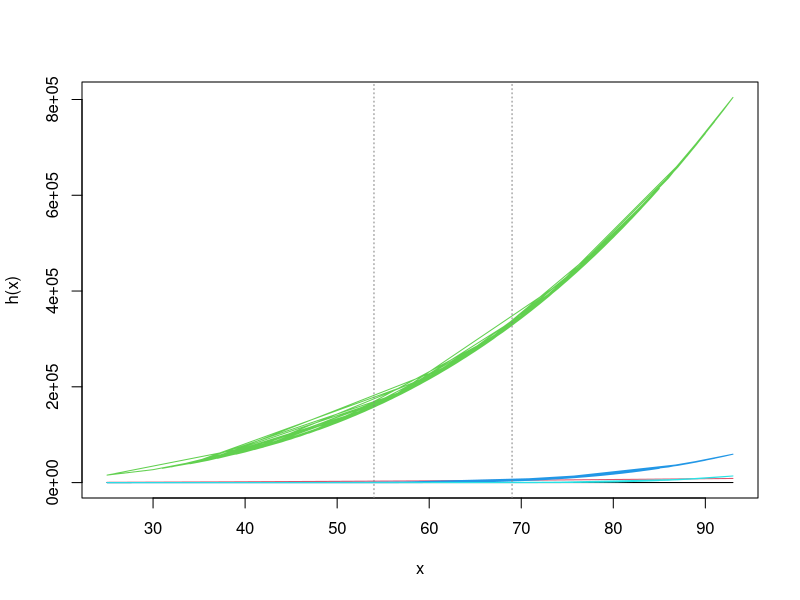
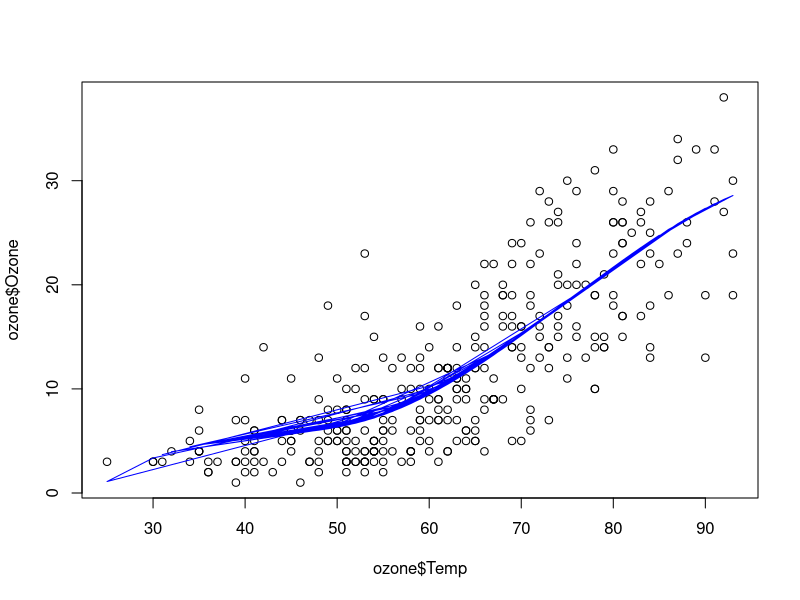
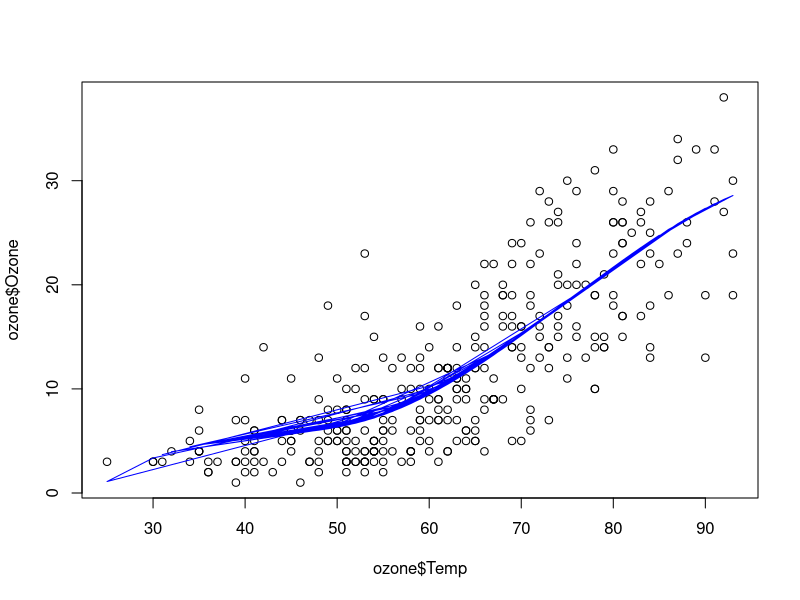
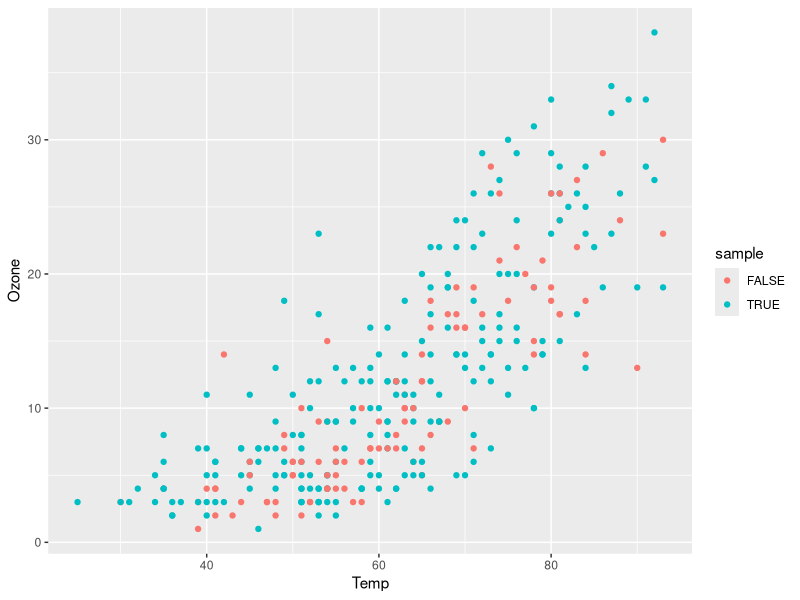
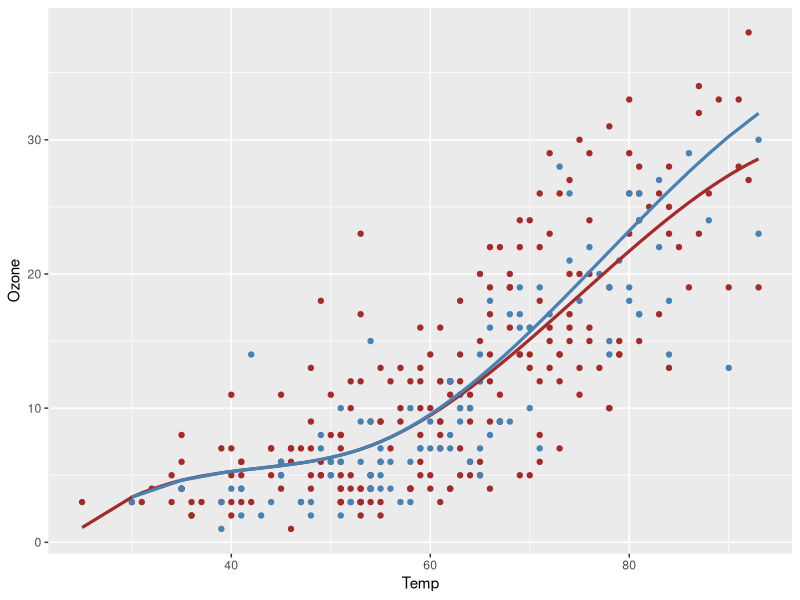
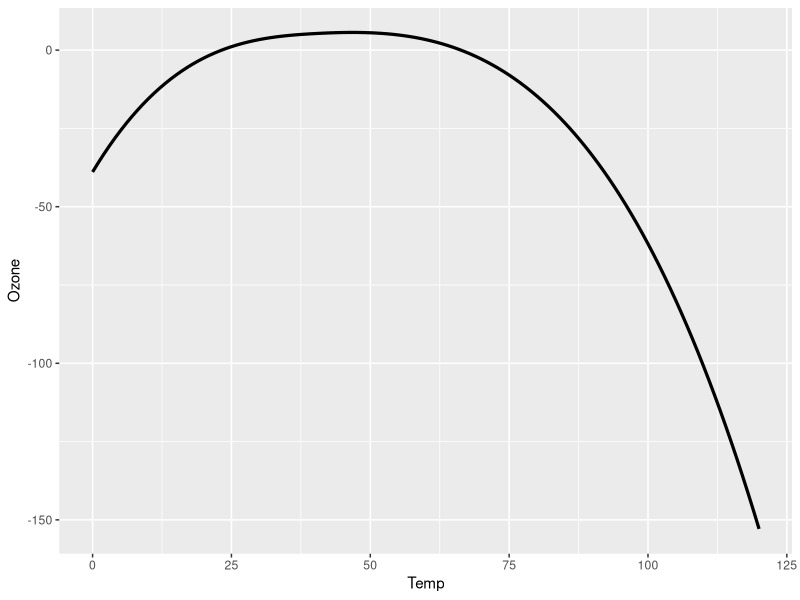
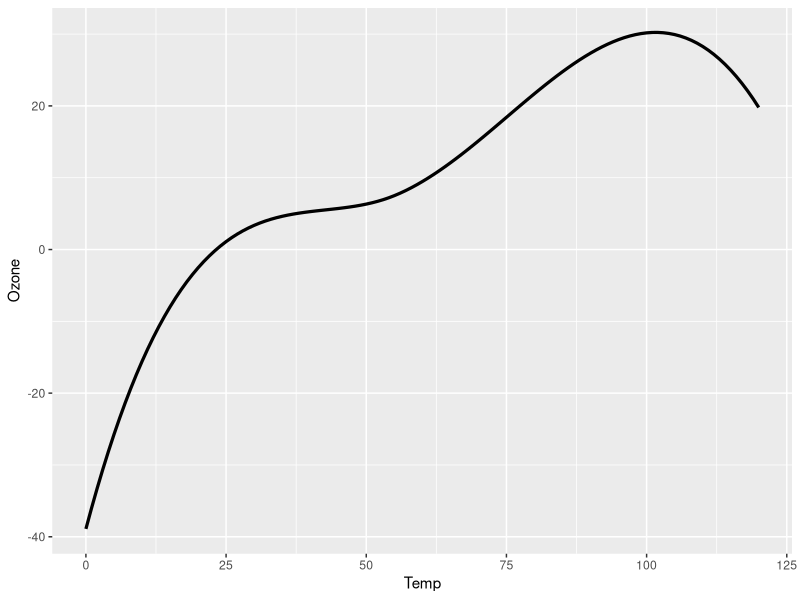
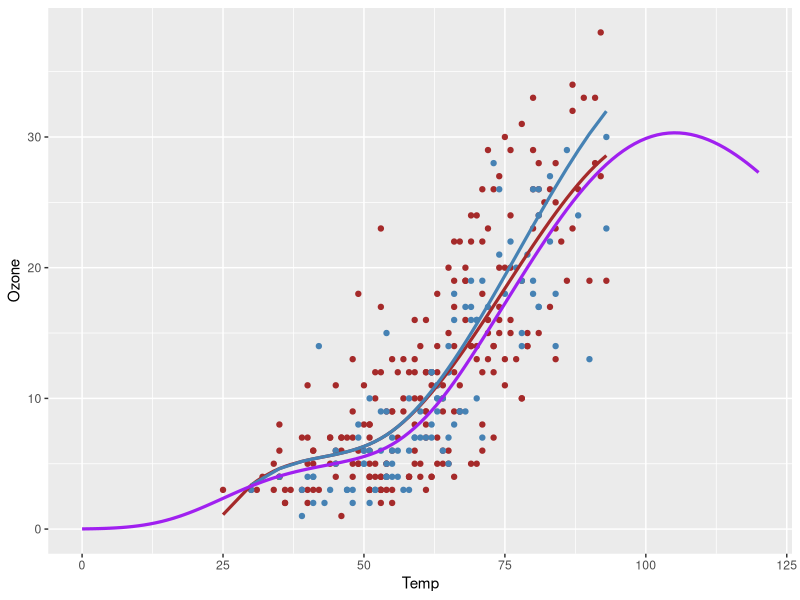

Reproduce these figures in R, in order.
## ---- chunk 1
knitr::opts_chunk$set(echo = TRUE, tidy=TRUE)
## ---- chunk 2
library(gclus)
data(ozone)

sample <- sample(c(TRUE, FALSE), nrow(ozone), replace=TRUE, prob=c(0.7,0.3))
train  <- ozone[sample, ]
test   <- ozone[!sample, ]
## ---- chunk 3
lecturespl<-function(x,nknots=2,M=4){
  # nknots ... number of knots- > placed at regular quantiles
  # M ... M-1 is the degree of the polynomial
  n <- length(x)
  # X will not get an intercept column
  X<-matrix(NA, nrow=n, ncol=(M-1) + nknots)
  for(i in 1:(M-1)){
    X[,i]<-x^i
  }
  # now the basis functions for the constraints:
  quant<-seq(0,1,1/(nknots+1))[c(2:(nknots+1))]
  qu<-quantile(x,quant)
  for(i in M:(M + nknots-1)){
    X[,i]<-ifelse(x-qu[i-M+1]<0,0,(x-qu[i-M+1])^(M-1))
  }
  list(X=X,quantiles=quant,xquantiles=qu)
}
## ---- chunk 4
plotspl <- function(splobj, ...){
  matplot(train$Temp, splobj$X,type="l",lty=1,
  xlab="x",ylab="h(x)", ...)
  abline(v=splobj$xquantiles,lty=3,col=gray(0.5))
}

spl = lecturespl(train$Temp)
plotspl(spl)

## ---- chunk 5
spl_train = data.frame(Ozone=train$Ozone, spl=spl$X)
spl_test = data.frame(spl=lecturespl(test$Temp)$X)

model = lm(Ozone~., data=spl_train)

plot(ozone$Temp, ozone$Ozone)
lines(train$Temp, predict(model, newdata=spl_train), col="blue")
## ---- chunk 6
library(ggplot2)
plot(ozone$Temp, ozone$Ozone)
lines(train$Temp,predict(model, newdata=spl_train), col="blue")

ggplot(data=ozone, aes(x=Temp, y=Ozone, col=sample),legend) +
  geom_point()

ggplot() +
  geom_point(data=train, aes(x=Temp, y=Ozone), col="brown") +
  geom_point(data=test, aes(x=Temp, y=Ozone), col="steelblue") +
  geom_line(data=spl_train, aes(x=train$Temp, y=predict(model, newdata=spl_train)), col="brown", lwd=1.1) +
  geom_line(data=spl_test, aes(x=test$Temp, y=predict(model, newdata=spl_test)), col="steelblue", lwd=1.1)
## ---- chunk 7
aug_temp = seq(0,120)
spl_aug = data.frame(spl=lecturespl(aug_temp)$X)

ggplot() +
  geom_line(data=spl_aug, aes(x=aug_temp, y=predict(model, newdata=spl_aug)), lwd=1.1) +
  labs(x="Temp", y="Ozone")
## ---- chunk 8
lecturespl_modified <- function(x,nknots=2,M=4) {
  # nknots ... number of knots- > placed at regular quantiles
  # M ... M-1 is the degree of the polynomial
  n <- length(x)
  # X will not get an intercept column
  X<-matrix(NA, nrow=n, ncol=(M-1) + nknots)
  for(i in 1:(M-1)){
    X[,i]<-x^i
  }
  # now the basis functions for the constraints:
  quant<-seq(0,1,1/(nknots+1))[c(2:(nknots+1))]
  qu<-quantile(train$Temp,quant)
  for(i in M:(M + nknots-1)){
    X[,i]<-ifelse(x-qu[i-M+1]<0,0,(x-qu[i-M+1])^(M-1))
  }
  list(X=X,quantiles=quant,xquantiles=qu)
}

aug_temp = seq(0,120)
spl_aug = data.frame(spl=lecturespl_modified(aug_temp)$X)

ggplot() +
  geom_line(data=spl_aug, aes(x=aug_temp, y=predict(model, newdata=spl_aug)), lwd=1.1) +
  labs(x="Temp", y="Ozone")
## ---- chunk 9
log_model = lm(log(Ozone)~., data=spl_train)

ggplot() +
  geom_point(data=train, aes(x=Temp, y=Ozone), col="brown") +
  geom_point(data=test, aes(x=Temp, y=Ozone), col="steelblue") +
  geom_line(data=spl_train, aes(x=train$Temp, y=predict(model, newdata=spl_train)), col="brown", lwd=1.1) +
  geom_line(data=spl_test, aes(x=test$Temp, y=predict(model, newdata=spl_test)), col="steelblue", lwd=1.1) +
  geom_line(data=spl_aug, aes(x=aug_temp, y=exp(predict(log_model, newdata=spl_aug))), col="purple", lwd=1.1)
